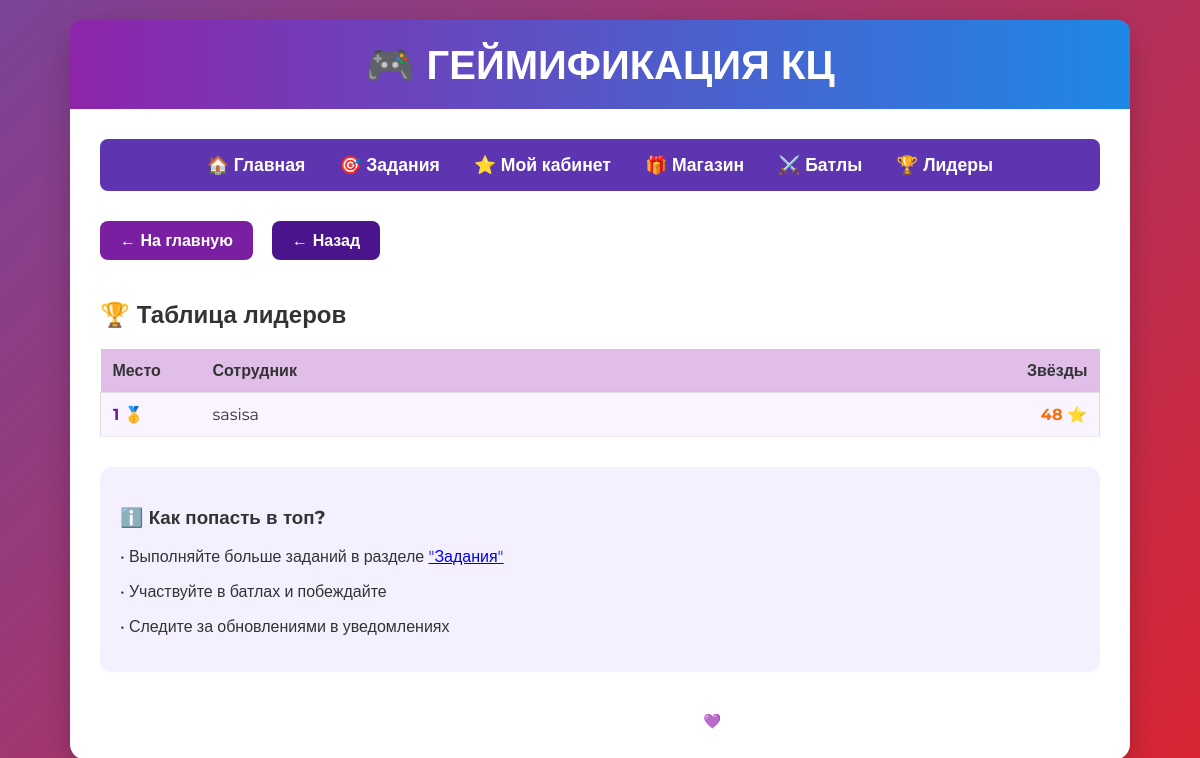
The page /leaderboard/ on the database as committed earlier.
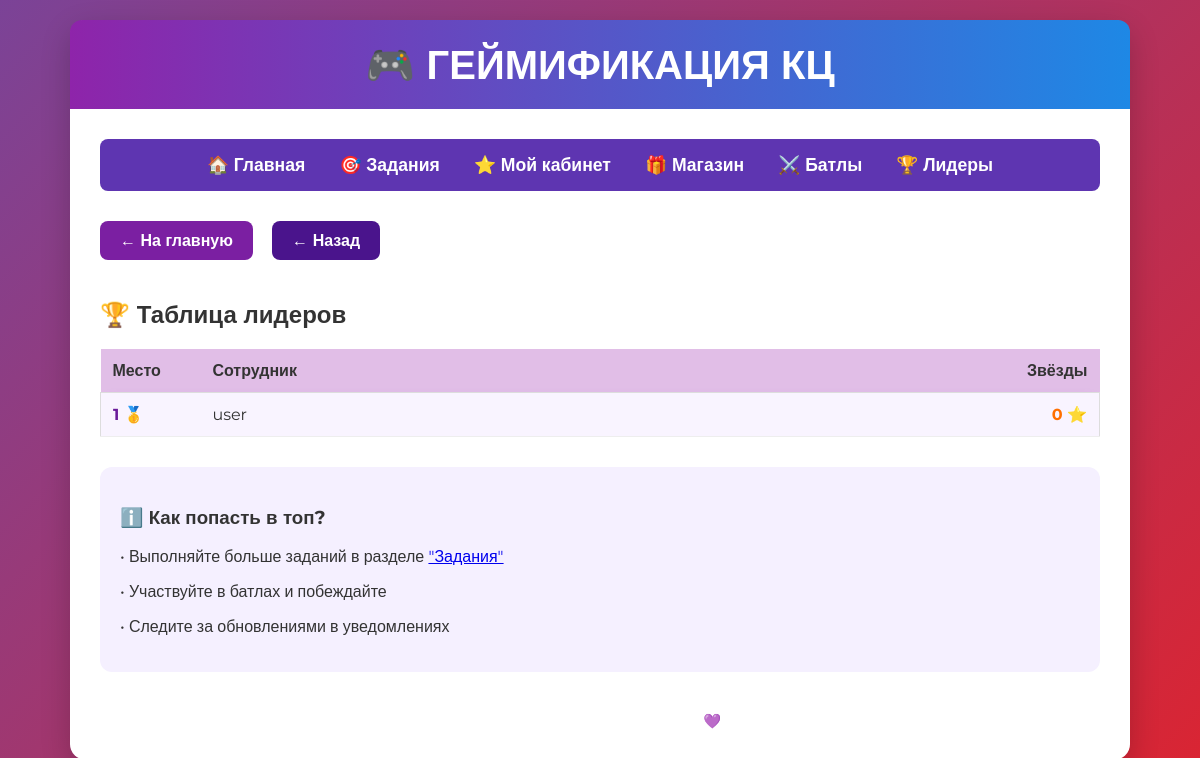
The same page on the database as committed later.
### gamification/models.py (models this page shows, shortened)
class UserProfile(models.Model):
    user = models.OneToOneField(User, on_delete=models.CASCADE, verbose_name="Пользователь")
    stars = models.PositiveIntegerField("Количество звёзд", default=0)
    group = models.ForeignKey(Group, on_delete=models.SET_NULL, null=True, blank=True, verbose_name="Группа")
    class Meta:
        verbose_name = "Профиль пользователя"
        verbose_name_plural = "Профили пользователей"
        ordering = ['-stars']

### gamification/views.py (the view)
# urls.py: path('leaderboard/', views.leaderboard, name='leaderboard'),
def leaderboard(request):
    leaders = UserProfile.objects.order_by('-stars')[:10]
    return render(request, 'gamification/leaderboard.html', {'leaders': leaders})

### gamification/templates/gamification/leaderboard.html (shortened to what this page needs)
{% extends 'gamification/base.html' %}
{% block content %}
    <h2>🏆 Таблица лидеров</h2>
    <div style="overflow-x: auto;">
        <table style="width: 100%; border-collapse: collapse;">
            <thead>
                <tr style="background: #e1bee7;">
                    <th style="padding: 12px; text-align: left; width: 10%;">Место</th>
                    <th style="padding: 12px; text-align: left;">Сотрудник</th>
                    <th style="padding: 12px; text-align: right; width: 20%;">Звёзды</th>
                </tr>
            </thead>
            <tbody>
                {% for profile in leaders %}
                <tr class="card" style="border-bottom: 1px solid #eee;">
                    <td style="padding: 12px; font-weight: bold; color: #6a1b9a;">
                        {{ forloop.counter }}{% if forloop.counter == 1 %} 🥇{% elif forloop.counter == 2 %} 🥈{% elif forloop.counter == 3 %} 🥉{% endif %}
                    </td>
                    <td style="padding: 12px;">
                        {{ profile.user.get_full_name|default:profile.user.username }}
                    </td>
                    <td style="padding: 12px; text-align: right; font-weight: bold; color: #ff6f00;">
                        {{ profile.stars }} ⭐
                    </td>
                </tr>
                {% empty %}
                <tr>
                    <td colspan="3" style="text-align: center; padding: 20px; color: #757575;">
                        Нет данных для отображения
                    </td>
                </tr>
                {% endfor %}
            </tbody>
        </table>
    </div>
    <div style="margin-top: 30px; background: #f5f0ff; padding: 20px; border-radius: 12px;">
        <h3>ℹ️ Как попасть в топ?</h3>
        <p>• Выполняйте больше заданий в разделе <a href="{% url 'gamification:index' %}">"Задания"</a></p>
        <p>• Участвуйте в батлах и побеждайте</p>
        <p>• Следите за обновлениями в уведомлениях</p>
    </div>
{% endblock %}

### gamification/templates/gamification/base.html (shortened to what this page needs)
<!DOCTYPE html>
<html lang="ru">
<head>
</head>
<body>
    <div class="container">
        <header>
            <h1>🎮 ГЕЙМИФИКАЦИЯ КЦ</h1>
        </header>
        <nav>
            <a href="{% url 'gamification:home' %}">🏠 Главная</a>
            <a href="{% url 'gamification:index' %}">🎯 Задания</a>
            <a href="{% url 'gamification:profile' %}">⭐ Мой кабинет</a>
            <a href="{% url 'gamification:shop' %}">🎁 Магазин</a>
            <a href="{% url 'gamification:battles' %}">⚔️ Батлы</a>
            <a href="{% url 'gamification:leaderboard' %}">🏆 Лидеры</a>
        </nav>
        <a href="{% url 'gamification:home' %}" class="btn-home">← На главную</a>
        <a href="#" onclick="window.history.back(); return false;" class="btn-home btn-back">← Назад</a>
        {% block content %}{% endblock %}
        <footer>
            &copy; 2025 Геймификация Контакт-центра | Разработано с 💜 и фиолетовой магией
        </footer>
    </div>
</body>
</html>

### gamification/templates/gamification/base.html (style rules this page uses)
body { font-family: 'Montserrat', sans-serif; margin: 0; padding: 0; background: linear-gradient(135deg, #7b4397, #dc2430); min-height: 100vh; color: #333; }
.container { max-width: 1000px; margin: 20px auto; padding: 30px; background: white; border-radius: 16px; box-shadow: 0 10px 30px rgba(0, 0, 0, 0.2); }
header { background: #6a1b9a; color: white; padding: 20px; text-align: center; border-radius: 12px 12px 0 0; margin: -30px -30px 30px -30px; background: linear-gradient(90deg, #8e24aa, #1e88e5); position: relative; }
header h1 { margin: 0; font-size: 2.5em; font-weight: 700; }
nav { background: #5e35b1; padding: 15px; text-align: center; border-radius: 8px; margin-bottom: 30px; }
nav a { color: white; margin: 0 15px; text-decoration: none; font-weight: 600; font-size: 1.1em; transition: transform 0.2s; }
.btn-home { background: #7b1fa2; padding: 10px 20px; color: white; text-decoration: none; font-weight: bold; border-radius: 8px; display: inline-block; margin-bottom: 20px; transition: background 0.3s; }
.btn-back { background: #4a148c; margin-left: 15px; }
.card { border: 1px solid #ddd; border-radius: 12px; padding: 20px; margin: 15px 0; background: #f9f4ff; box-shadow: 0 4px 10px rgba(138, 43, 226, 0.1); transition: transform 0.2s; }
footer { text-align: center; margin-top: 40px; color: white; font-size: 0.9em; opacity: 0.8; }

Rows that differ between the two databases and show on the page:
changed UserProfile: user.get_full_name "sasisa" → "user"; stars "48" → "0"
